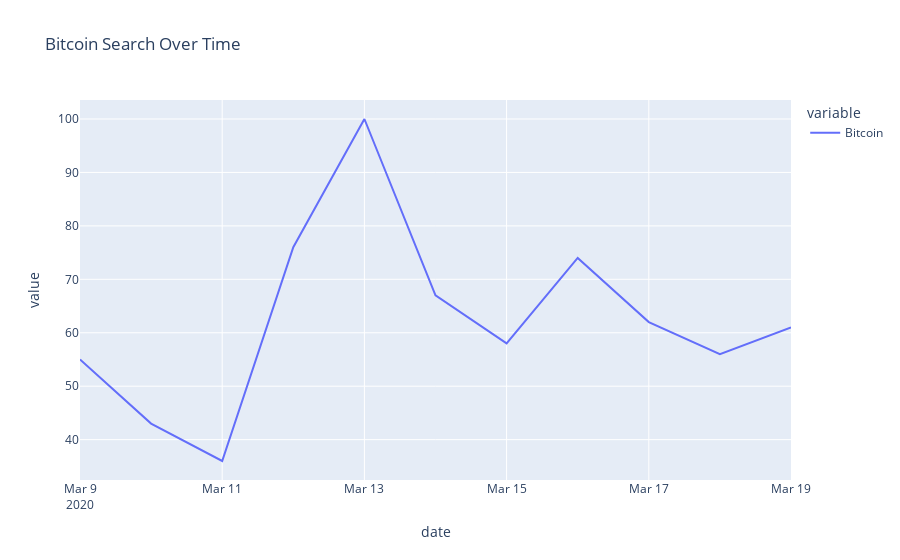

Notebook cell for this chart:
### Code cell
data_1_df = pytrends.interest_over_time()
data_1_df = data_1_df.reset_index()
fig = px.line(data_1_df, x="date", y=['Bitcoin'], title='Bitcoin Search Over Time')
fig.show()

### Figure 1 — Plotly figure (JSON) as saved in the notebook; plotly's stock layout.template omitted (floating-point values rounded to 4 significant figures)
{"data": [{"hovertemplate": "variable=Bitcoin<br>date=%{x}<br>value=%{y}<extra></extra>", "legendgroup": "Bitcoin", "line": {"color": "#636efa", "dash": "solid"}, "marker": {"symbol": "circle"}, "mode": "lines", "name": "Bitcoin", "orientation": "v", "showlegend": true, "type": "scatter", "x": ["2020-03-09T00:00:00", "2020-03-10T00:00:00", "2020-03-11T00:00:00", "2020-03-12T00:00:00", "2020-03-13T00:00:00", "2020-03-14T00:00:00", "2020-03-15T00:00:00", "2020-03-16T00:00:00", "2020-03-17T00:00:00", "2020-03-18T00:00:00", "2020-03-19T00:00:00"], "xaxis": "x", "y": [55, 43, 36, 76, 100, 67, 58, 74, 62, 56, 61], "yaxis": "y"}], "layout": {"legend": {"title": {"text": "variable"}, "tracegroupgap": 0}, "title": {"text": "Bitcoin Search Over Time"}, "xaxis": {"anchor": "y", "domain": [0, 1], "title": {"text": "date"}}, "yaxis": {"anchor": "x", "domain": [0, 1], "title": {"text": "value"}}}}
